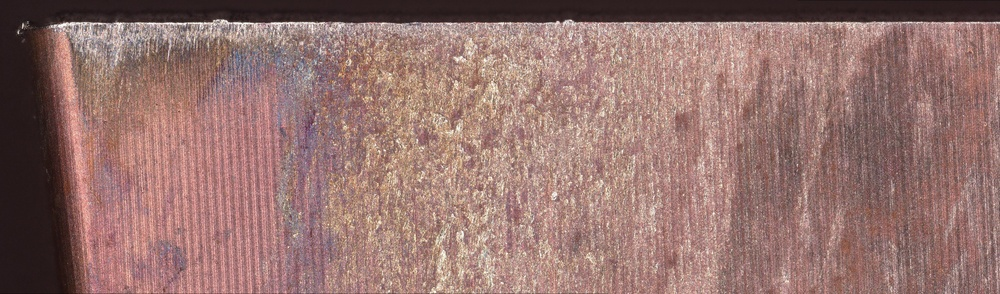
#> input picture outputs/figures/microscopy_src/micro_a_early_133um.jpg, 1000 x 294 px, shrunk from 2600 x 765 before the run
$ python make_wear_microscopy_figure.py
#> lines starting #> are read from the running program, lines starting #| are printed output that depends on the picture
# -*- coding: utf-8 -*-
"""make_wear_microscopy_figure.py — illustrative optical-microscopy panel for Section 2 (what flank
wear and catastrophic chipping actually look like). Three real inspections of one tool
(Vc 55, f 0.08, dry): early flank wear -> developed wear -> the terminal edge fracture (chipping).
Source images: outputs/figures/microscopy_src/ (X100 front-flank views; the 300 um scale bar is
burned into each frame). Output: outputs/figures/wear_microscopy.png
"""
import os
import matplotlib
matplotlib.use("Agg")
import matplotlib.pyplot as plt
from matplotlib.patches import FancyArrowPatch
from PIL import Image

HERE = os.path.dirname(os.path.abspath(__file__))
SRC = os.path.join(HERE, "..", "outputs", "figures", "microscopy_src")
OUT = os.path.join(HERE, "..", "outputs", "figures", "wear_microscopy.png")

PANELS = [
    ("micro_a_early_133um.jpg", "(a) Early flank wear", "VB ≈ 133 µm · inspection 1", "#1f5fa8"),
    ("micro_b_developed_220um.jpg", "(b) Developed flank wear", "VB ≈ 220 µm · inspection 5", "#c87a00"),
    ("micro_c_chipping.jpg", "(c) Catastrophic chipping", "end of life · final inspection", "#b03030"),
]


def main():
    fig, axes = plt.subplots(1, 3, figsize=(11.4, 4.2))
    for ax, (fn, head, sub, col) in zip(axes, PANELS):
        im = Image.open(os.path.join(SRC, fn))
#> im is the input picture: PIL image 1000x294 RGB; mean R, G, B 149.9, 115.9, 110.6
        w, h = im.size
#> w = 1000; h = 294
        # top-aligned SQUARE crop: keeps the cutting corner (top of frame) and the action,
        # trims the wide black margins -> less flattened panels
        # the cutting corner sits at the LEFT of these panoramas; keep it plus context,
        # in a 4:3 window so the three panels share one aspect and none looks flattened
        import numpy as _np
        arr = _np.asarray(im.convert("L"))
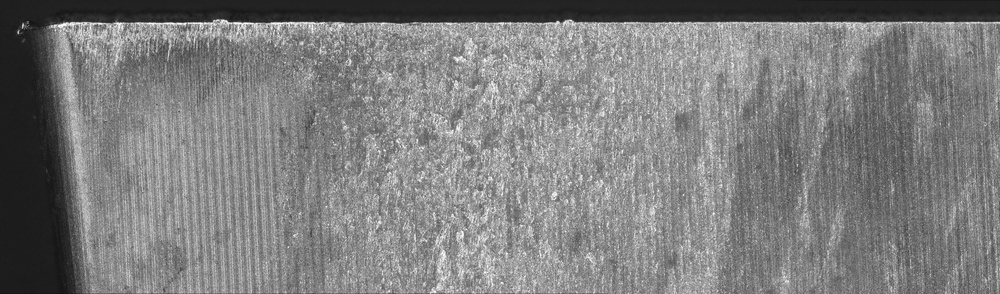
#> arr: shape (294, 1000); min 16, max 254, mean 125.5
        # a letterbox band may cover only PART of a row, so test the dark FRACTION, not the mean
        dark_frac = (arr < 28).mean(axis=1)
#> dark_frac = 294 values, max 0.19 at index 0, min 0 at index 1, mean 0.00741
        rows_ok = _np.where(dark_frac < 0.30)[0]
#> rows_ok = 294 values from 0 to 293
        y0, y1 = (int(rows_ok[0]), int(rows_ok[-1]) + 1) if len(rows_ok) else (0, h)
#> y0 = 0; y1 = 294
        im = im.crop((0, y0, w, y1)); h = y1 - y0
        side_h = h
#> side_h = 294
        side_w = int(side_h * 4 / 3)
#> side_w = 392
        x0 = 0 if side_w >= w else max(0, int(w * 0.02))
#> x0 = 20
        im = im.crop((x0, 0, min(w, x0 + side_w), side_h))
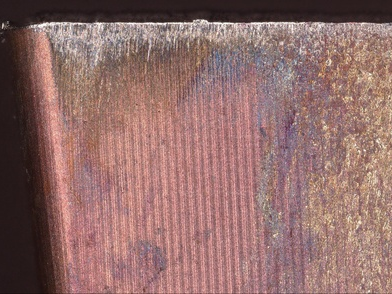
#> im: PIL image 392x294 RGB; mean R, G, B 145.9, 110, 106.5
        ax.imshow(im); ax.axis("off")
        ax.set_title(head, fontsize=12.5, fontweight="bold", color=col, pad=6)
        ax.text(0.5, -0.06, sub, transform=ax.transAxes, ha="center", va="top",
                fontsize=11, color="#222222")
#> pass 2 of the loop in main, `for ax, (fn, head, sub, col) in zip(axes, PANELS):`:
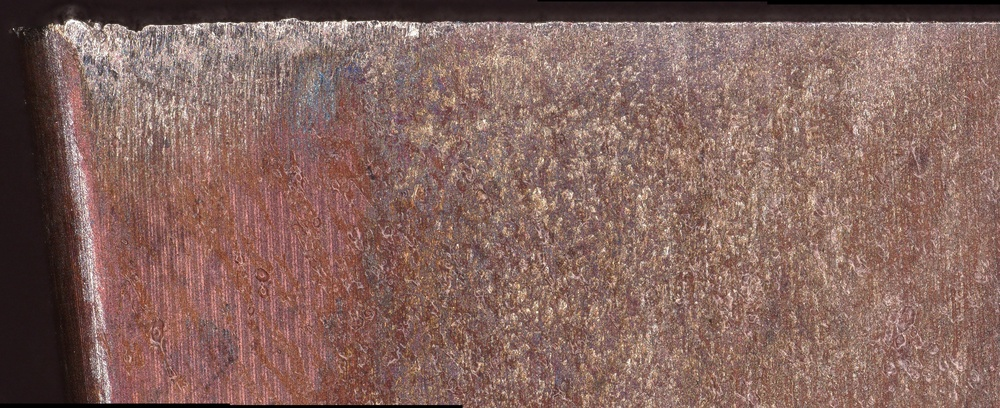
#> input picture outputs/figures/microscopy_src/micro_b_developed_220um.jpg, 1000 x 408 px, shrunk from 2600 x 1060 before the run
#> in main, im is the input picture: PIL image 1000x408 RGB; mean R, G, B 132.7, 101.6, 94.3
#> in main, `arr = _np.asarray(im.convert("L"))`:
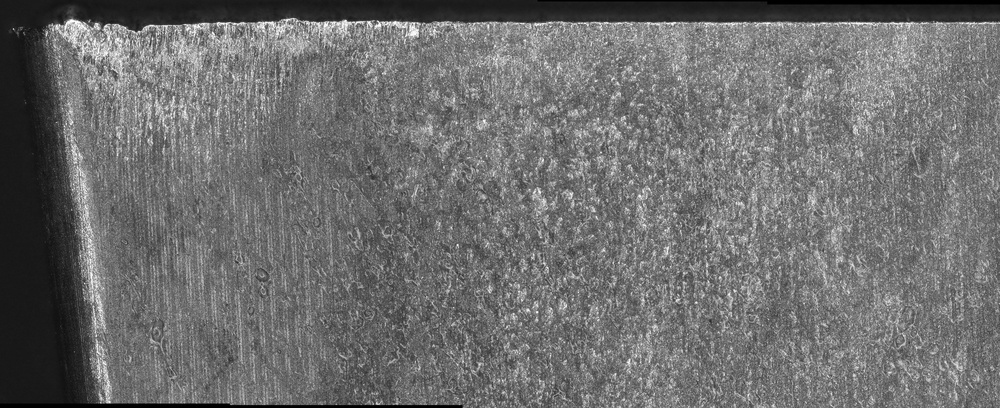
#> arr: shape (408, 1000); min 0, max 255, mean 110
#> dark_frac = 408 values, max 0.716 at index 3, min 0.009 at index 32, mean 0.063
#> rows_ok = 398 values from 7 to 404
#> y0 = 7; y1 = 405
#> in main, `h = y1 - y0`: h = 398
#> side_w = 530
#> in main, `im = im.crop((x0, 0, min(w, x0 + side_w), side_h))`:
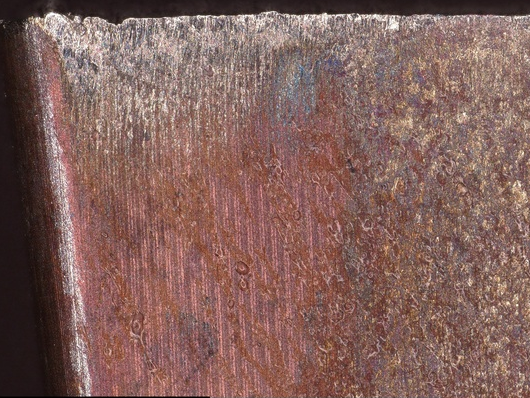
#> im: PIL image 530x398 RGB; mean R, G, B 130.8, 97.6, 91.6
#> pass 3 of the loop in main, `for ax, (fn, head, sub, col) in zip(axes, PANELS):`:
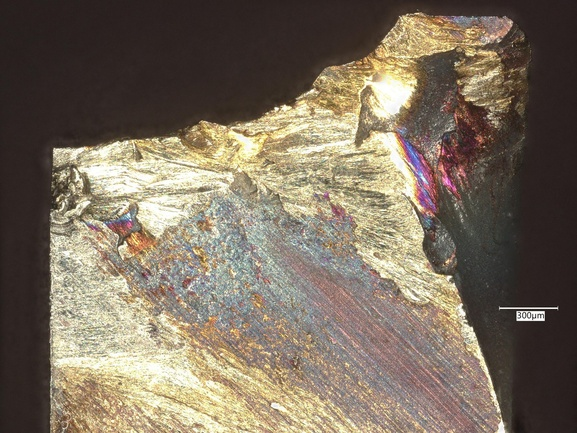
#> input picture outputs/figures/microscopy_src/micro_c_chipping.jpg, 577 x 433 px, shrunk from 1500 x 1125 before the run
#> in main, im is the input picture: PIL image 577x433 RGB; mean R, G, B 124.1, 111.8, 95.7
#> in main, `arr = _np.asarray(im.convert("L"))`:
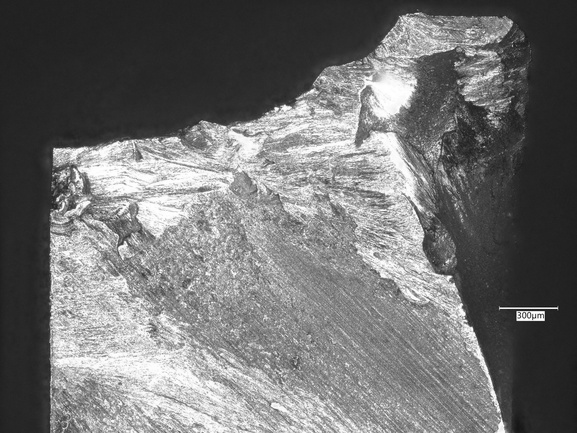
#> arr: shape (433, 577); min 5, max 255, mean 113.7
#> dark_frac = 433 values, max 0.0953 at index 306, min 0 at index 0, mean 0.000592
#> rows_ok = 433 values from 0 to 432
#> y0 = 0; y1 = 433
#> side_w = 577
#> x0 = 0
    # arrow to the fracture on panel (c)
    axc = axes[2]
    axc.annotate("", xy=(0.30, 0.66), xytext=(0.60, 0.30), xycoords="axes fraction",
                 arrowprops=dict(arrowstyle="-|>", color="#b03030", lw=2.2))
    axc.text(0.63, 0.26, "fractured edge", transform=axc.transAxes, ha="center", va="top",
             fontsize=10.5, color="#b03030", fontweight="bold")
    fig.text(0.5, 0.02, "same cutting edge (Vc 55 m/min, f 0.08 mm/rev, dry) at three inspections of its life · "
             "Keyence VHX-7000 optical microscope; the 300 µm scale bar is burned into each frame",
             ha="center", fontsize=10, color="#5a6b7b", style="italic")
    fig.tight_layout(rect=(0, 0.05, 1, 1))
    fig.savefig(OUT, dpi=200, bbox_inches="tight")
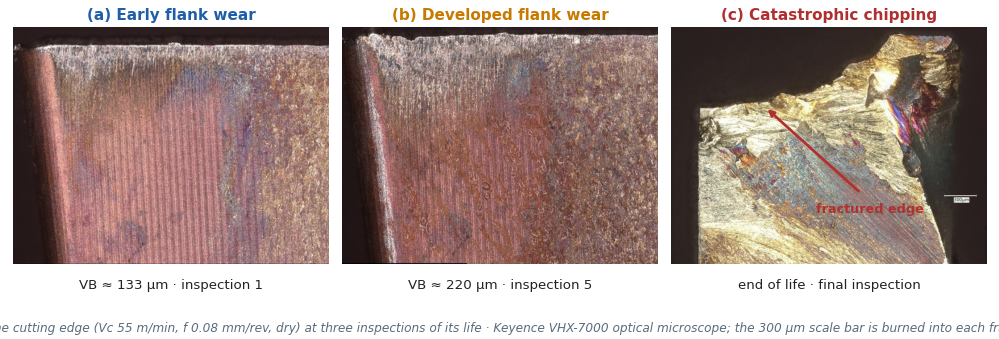
#> figure drawn by matplotlib, 3 panels
    plt.close(fig)
    from PIL import Image as I
#> (the run stopped early here; a loop or call above may not have finished)
